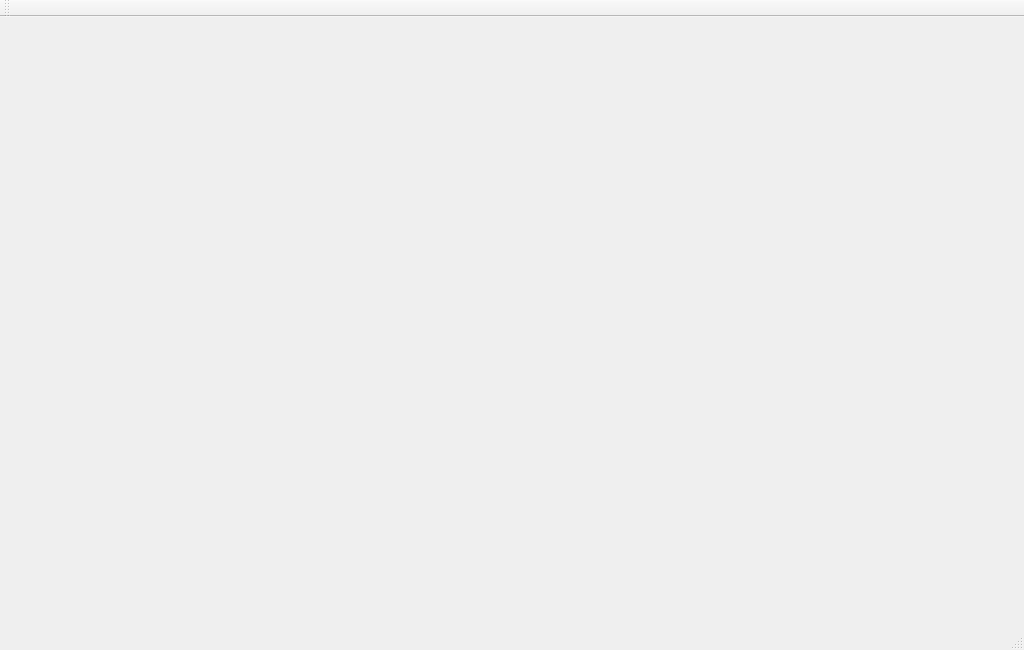
<?xml version="1.0" encoding="UTF-8"?>
<ui version="4.0">
 <class>MainWindow</class>
 <widget class="QMainWindow" name="MainWindow">
  <property name="geometry">
   <rect>
    <x>0</x>
    <y>0</y>
    <width>1024</width>
    <height>650</height>
   </rect>
  </property>
  <property name="windowTitle">
   <string>MainWindow</string>
  </property>
  <widget class="QWidget" name="centralWidget">
   <layout class="QVBoxLayout" name="verticalLayout_3"/>
  </widget>
  <widget class="QMenuBar" name="menuBar">
   <property name="geometry">
    <rect>
     <x>0</x>
     <y>0</y>
     <width>1024</width>
     <height>25</height>
    </rect>
   </property>
  </widget>
  <widget class="QToolBar" name="mainToolBar">
   <attribute name="toolBarArea">
    <enum>TopToolBarArea</enum>
   </attribute>
   <attribute name="toolBarBreak">
    <bool>false</bool>
   </attribute>
  </widget>
  <widget class="QStatusBar" name="statusBar"/>
 </widget>
 <layoutdefault spacing="6" margin="11"/>
 <resources/>
 <connections/>
</ui>
